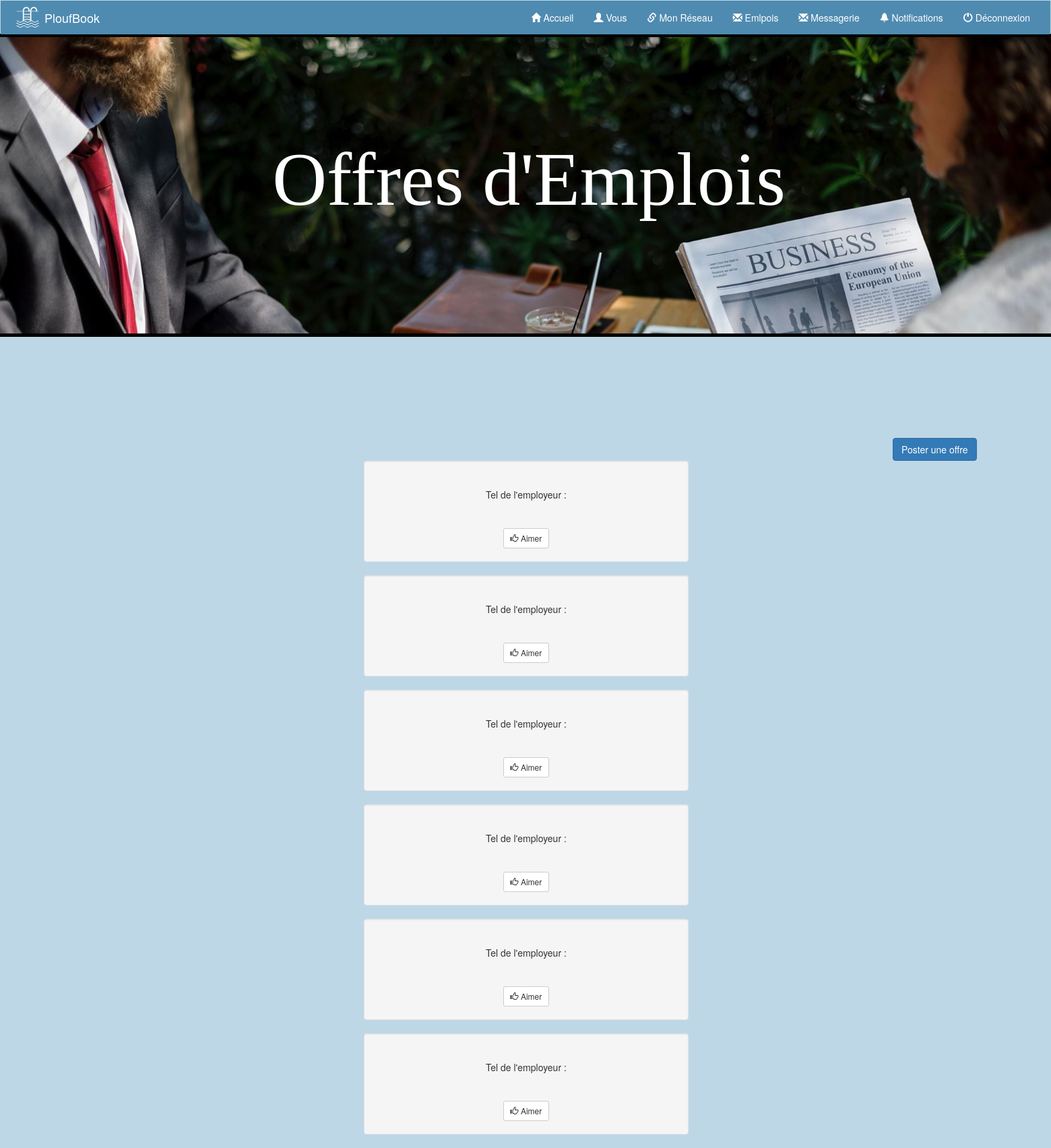
The app's page /emplois.php, older data.
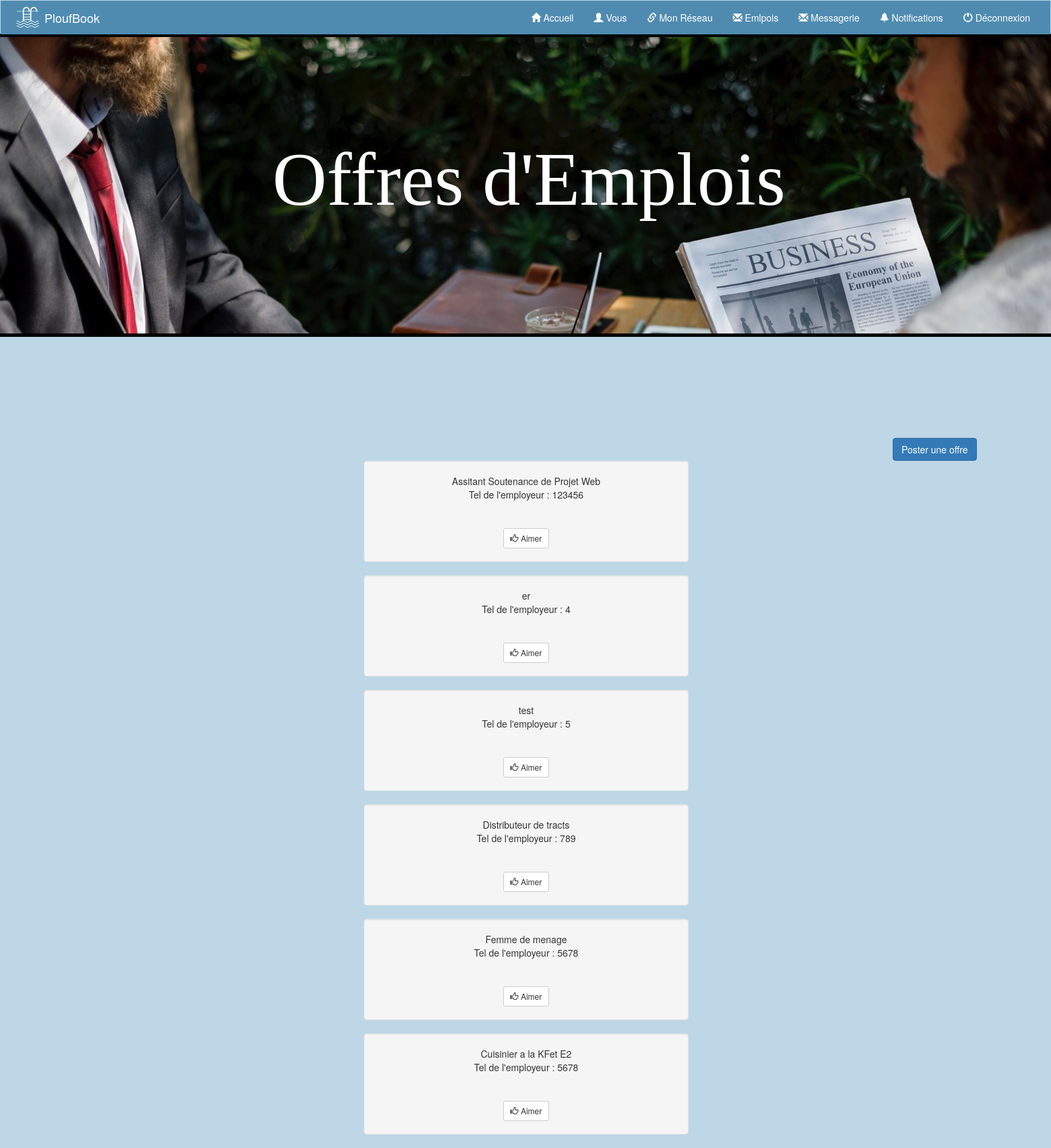
The same page, newer data.
### tables this page shows
CREATE TABLE IF NOT EXISTS `emplois` (
  `IDemploi` int(11) NOT NULL,
  `Titre` varchar(255) NOT NULL,
  `Tel` int(11) NOT NULL
);

### emplois.php (the view, shortened to what this page needs)
<!DOCTYPE html>
<html>
<head>
</head>
<link rel="stylesheet" href="emplois_design.css?refresh=0" />
<link rel="stylesheet" href="https://maxcdn.bootstrapcdn.com/bootstrap/3.3.7/css/bootstrap.min.css">
<body class = "boudy">
  <nav role="navigation" class="navbar navbar-reverse">
    <div class="container-fluid">
      <div class="navbar-header">
        <img src="images/logonew.png" class="logo" alt="" />
        <a class="navbar-brand" href="#">PloufBook</a>
      </div>
      <div class="collapse navbar-collapse">
        <ul class="nav navbar-nav navbar-right">
          <li><a href="Connexion.php"><span class="glyphicon glyphicon-off"></span> Déconnexion</a></li>
        </ul>
        <ul class="nav navbar-nav navbar-right">
          <li><a href="Connexion.php"><span class="glyphicon glyphicon-bell"></span> Notifications</a></li>
        </ul>
        <ul class="nav navbar-nav navbar-right">
          <li><a href="Connexion.php"><span class=" glyphicon glyphicon-envelope"></span> Messagerie</a></li>
        </ul>
        <ul class="nav navbar-nav navbar-right">
          <li><a href="emplois.php"><span class=" glyphicon glyphicon-envelope"></span> Emlpois</a></li>
        </ul>
        <ul class="nav navbar-nav navbar-right">
          <li><a href="reseau.php"><span class="glyphicon glyphicon-link"></span> Mon Réseau</a></li>
        </ul>
        <ul class="nav navbar-nav navbar-right">
          <li><a href="profil.php"><span class="glyphicon glyphicon-user"></span> Vous</a></li>
        </ul>
        <ul class="nav navbar-nav navbar-right">
          <li><a href="AccueilUtilisateur.php"><span class="glyphicon glyphicon-home"></span> Accueil</a></li>
        </ul>
      </div>
    </div>
  </nav>
  <header class="header_pageEmplois">
    <div id="titre_page">
      <h1>Offres d'Emplois</h1>
    </div>
  </header>
<div class ="profilcenter">
  <a href="newemplois.php"><button type ='submit'  class ="btn btn-primary bouton"  >Poster une offre</button></a>
<div class="container text-center">
  <div class="row">
        <div class="col-sm-7">
    <?php
    try {
      $bdd = new PDO('mysql:host=localhost;dbname=petit_bateau;charset=utf8', 'root', '');
    $emplois = $bdd->query('SELECT Titre FROM `emplois` ORDER BY `IDemploi` DESC');
    $emplois->execute();
    $emploisTel = $bdd->query('SELECT Tel FROM `emplois` ORDER BY `IDemploi` DESC');
    $emploisTel->execute();
?>
      <div class="row">
        <div class="col-sm-9">
          <div class="well">
            <p>
                        <?php
                        $lire = $emplois->fetch();
                        ?>
                        <?php echo $lire[0];?><br />
                        <?php
                        $lire2 = $emploisTel->fetch();
                        ?>
                        <?php echo "Tel de l'employeur : ".$lire2[0];?><br />
            </p>
            <div class="panel-body">
          </div>
          <button type="button" class="btn btn-default btn-sm">
                <span class="glyphicon glyphicon-thumbs-up"></span> Aimer
              </button>
          </div>
        </div>
      </div>
            <div class="row">
        <div class="col-sm-9">
          <div class="well">
            <p>
                        <?php
                        $lire = $emplois->fetch();
                        ?>
                        <?php echo $lire[0];?><br />
                        <?php
                        $lire2 = $emploisTel->fetch();
                        ?>
                        <?php echo "Tel de l'employeur : ".$lire2[0];?><br />
            </p>
            <div class="panel-body">
          </div>
          <button type="button" class="btn btn-default btn-sm">
                <span class="glyphicon glyphicon-thumbs-up"></span> Aimer
              </button>
          </div>
        </div>
      </div>
            <div class="row">
        <div class="col-sm-9">
          <div class="well">
            <p>
                        <?php
                        $lire = $emplois->fetch();
                        ?>
                        <?php echo $lire[0];?><br />
                        <?php
                        $lire2 = $emploisTel->fetch();
                        ?>
                        <?php echo "Tel de l'employeur : ".$lire2[0];?><br />
            </p>
            <div class="panel-body">
          </div>
          <button type="button" class="btn btn-default btn-sm">
                <span class="glyphicon glyphicon-thumbs-up"></span> Aimer
              </button>
          </div>
        </div>
      </div>
            <div class="row">
        <div class="col-sm-9">
          <div class="well">
            <p>
                        <?php
                        $lire = $emplois->fetch();
                        ?>
                        <?php echo $lire[0];?><br />
                        <?php
                        $lire2 = $emploisTel->fetch();
                        ?>
                        <?php echo "Tel de l'employeur : ".$lire2[0];?><br />
            </p>
            <div class="panel-body">
          </div>
          <button type="button" class="btn btn-default btn-sm">
                <span class="glyphicon glyphicon-thumbs-up"></span> Aimer
              </button>
          </div>
        </div>
      </div>
            <div class="row">
        <div class="col-sm-9">
          <div class="well">
            <p>
                        <?php
                        $lire = $emplois->fetch();
                        ?>
                        <?php echo $lire[0];?><br />
                        <?php
                        $lire2 = $emploisTel->fetch();
                        ?>
                        <?php echo "Tel de l'employeur : ".$lire2[0];?><br />
            </p>
            <div class="panel-body">
          </div>
          <button type="button" class="btn btn-default btn-sm">
                <span class="glyphicon glyphicon-thumbs-up"></span> Aimer
              </button>
          </div>
        </div>
      </div>
            <div class="row">
        <div class="col-sm-9">
          <div class="well">
            <p>
                        <?php
                        $lire = $emplois->fetch();
                        ?>
                        <?php echo $lire[0];?><br />
                        <?php
                        $lire2 = $emploisTel->fetch();
                        ?>
                        <?php echo "Tel de l'employeur : ".$lire2[0];?><br />
            </p>
            <div class="panel-body">
          </div>
          <button type="button" class="btn btn-default btn-sm">
                <span class="glyphicon glyphicon-thumbs-up"></span> Aimer
              </button>
          </div>
        </div>
      </div>
      <?php
    } catch (Exception $e) {
    }
    ?>
    </div>
    </div>
  </div>
</div>
</body>
</html>

### emplois_design.css (style rules this page uses)
.container-fluid { background-color: #4F8BB0; }
.navbarli a, .navbar .navbar-brand { color: white !important; }
.profilcenter { padding-left: 375px; }
.header_pageEmplois { background-image: url("images/emplois.jpg"); color: white; top:0px; margin-top: -22px; height:450px; border-bottom: 5px solid black; border-top:5px solid black;; background-size: cover; }
.collapse ul li a { color: white; }
nav a:visited,.navbar-nav { color: red; }
.logo { float: left; width: 50px; }
header h1 { text-align: center; font-weight: bold; padding-top:150px; font-family: 'Museo', serif; font-size: 8em; font-weight: normal; margin: 0 0 0 10px; }
header { top:0px; margin-top: -22px; background-size: cover; height:450px; }
.profilcenter { margin-top: 150px; margin-left: 150px; }
body { background-color: #BED7E6 !important; }
.bouton { margin-left: 800px !important; margin-right: 300px !important; }

Row changes from the older to the newer data that the page shows:
added emplois: Titre "Assitant Soutenance de Projet Web"
added emplois: Titre "er"
added emplois: Titre "test"
added emplois: Titre "Distributeur de tracts"
added emplois: Titre "Femme de menage"
added emplois: Titre "Cuisinier a la KFet E2"
Text that changed along with them:
$lire2[0]: (not shown) → "123456"
$lire2[0]: (not shown) → "4"
$lire2[0]: (not shown) → "5"
$lire2[0]: (not shown) → "789"
$lire2[0]: (not shown) → "5678"
